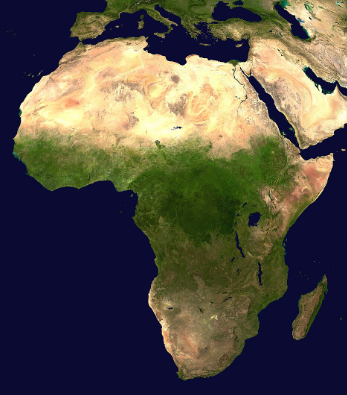
#> input picture veri/afrika.jpg, 347 x 395 px, found by its file name
$ python 03_convex_hull_disbukey_ortu.py
#> lines starting #> are read from the running program, lines starting #| are printed output that depends on the picture; after the words box and inside, x2 and y2 are one past the last pixel; in counts of white or black regions, pixels touching at a corner belong together
import cv2
import numpy as np


data_path = "C:\\Users\\muham\\Desktop\\goruntu_isleme\\kodlar\\veri\\afrika.jpg"
img = cv2.imread(data_path)
#> img is the input picture: shape (395, 347, 3); mean B, G, R 69.6, 78.6, 83.9


img = cv2.resize(img, (640, 480))
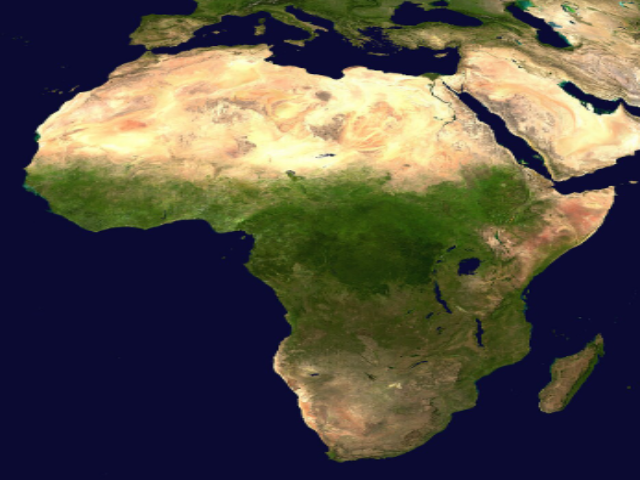
#> img: shape (480, 640, 3); mean B, G, R 69.5, 78.6, 83.8

# Kontur ve Hull işlemlerinin sağlıklı çalışması için görüntümü BGR uzayından Gri (Grayscale) tona çeviriyorum.
gray = cv2.cvtColor(img, cv2.COLOR_BGR2GRAY)
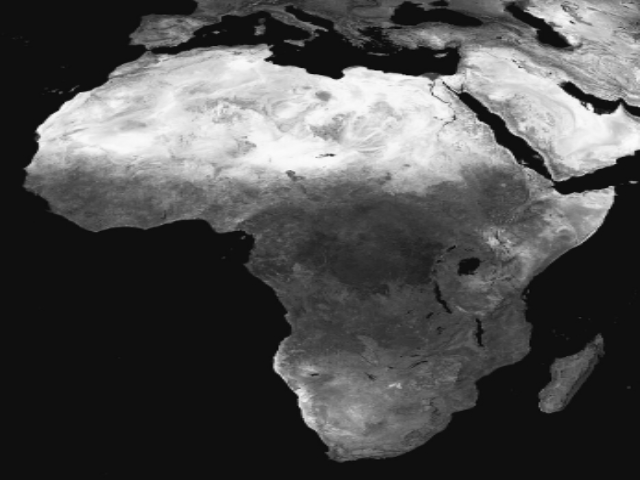
#> gray: shape (480, 640); min 8, max 251, mean 79.2

# Görüntüdeki parazitleri (noise) azaltmak ve daha pürüzsüz konturlar elde etmek için hafif bir yumuşatma (blur) uyguluyorum.
blur = cv2.blur(gray, (3, 3))

# Arka planı izole edip nesne sınırlarını netleştirmek için Binary Threshold (Eşikleme) işlemi gerçekleştiriyorum.
ret, thresh = cv2.threshold(blur, 40, 255, cv2.THRESH_BINARY)
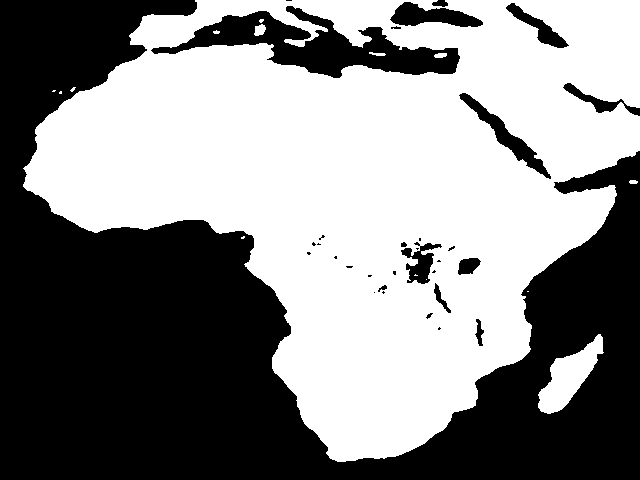
#> thresh: shape (480, 640); 53.5% white; 32 black regions (17 under 20 px)

# Eşiklenmiş siyah-beyaz matris üzerindeki tüm nesne sınırlarını (konturları) tespit ediyorum.
contours, hierarchy = cv2.findContours(thresh, cv2.RETR_TREE, cv2.CHAIN_APPROX_SIMPLE)
#> contours = 45 contours, 25 with area under 20; largest, box (x1, y1, x2, y2) and area: (23, 0, 640, 462) 174578, (150, 5, 461, 79) 9172, (538, 334, 604, 414) 2206, (458, 92, 552, 180) 1504, (389, 1, 484, 28) 1426

# Her bir kontur için hesaplayacağım dışbükey örtü (Convex Hull) noktalarını tutmak üzere boş bir liste oluşturuyorum.
hull = []

# Tespit ettiğim tüm konturları bir döngüye sokup, her biri için en dar dışbükey poligonu hesaplayarak listeme ekliyorum.
for i in range(len(contours)):
    hull.append(cv2.convexHull(contours[i], False))
#> this loop made 45 passes
#> after the loop, hull = 45 contours, 25 with area under 20; largest, box (x1, y1, x2, y2) and area: (23, 0, 640, 462) 201874, (150, 5, 461, 79) 14316, (538, 334, 604, 414) 2566, (458, 92, 552, 180) 1859, (389, 1, 484, 28) 1706

# Orijinal resim yerine sonuçları çok daha net görebilmek için, matrisimle aynı boyutlarda tamamen siyah, boş bir tuval (arka plan) oluşturuyorum.
bg = np.zeros((thresh.shape[0], thresh.shape[1], 3), np.uint8)

for i in range(len(contours)):
    # Tespit ettiğim orijinal nesne sınırlarını (konturları) tuvalime mavi renkte çizdiriyorum.
    cv2.drawContours(bg, contours, i, (255, 0, 0), 3, 8, hierarchy)

    # Hesapladığım Convex Hull (Dışbükey Örtü) poligonlarını ise aynı tuvale yeşil renkte çizdiriyorum.
    cv2.drawContours(bg, hull, i, (0, 255, 0), 1, 8)
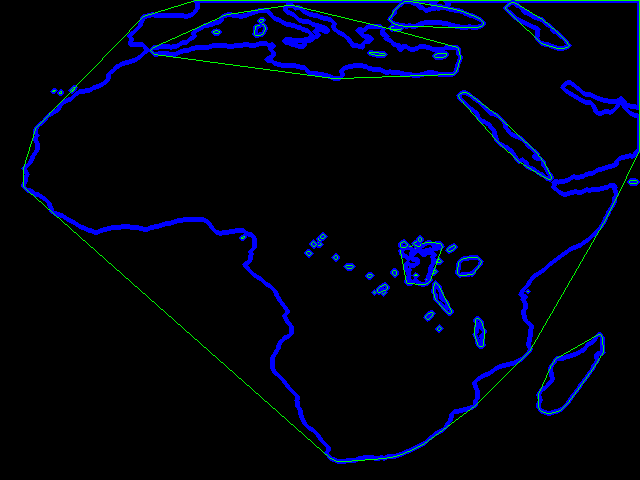
#> bg: shape (480, 640, 3); mean of channels 0, 1, 2 15.6, 3, 0; drawn as B, G, R

# Oluşturduğum bu sentetik tuvali ekranda gösteriyorum.
cv2.imshow("Convex Hull (Disbukey Ortu)", bg)


cv2.waitKey(0)
cv2.destroyAllWindows()

$ run again, with veri/istanbul.jpg copied over veri/afrika.jpg
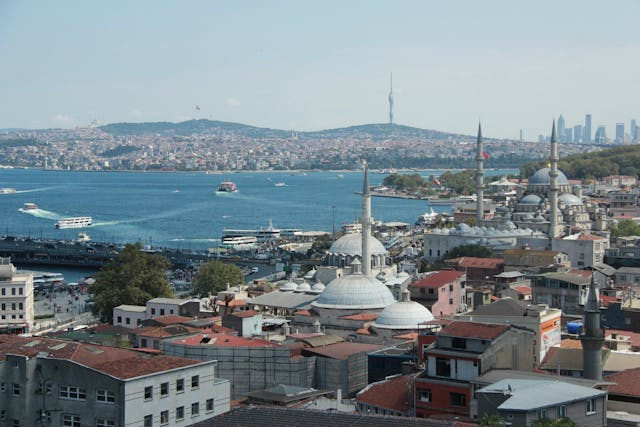
#> input picture veri/istanbul.jpg, 640 x 427 px, found by its file name
#> img is the input picture: shape (427, 640, 3); mean B, G, R 142.7, 136.7, 124.1
#> img: shape (480, 640, 3)
#> `ret, thresh = cv2.threshold(blur, 40, 255, cv2.THRESH_BINARY)`:
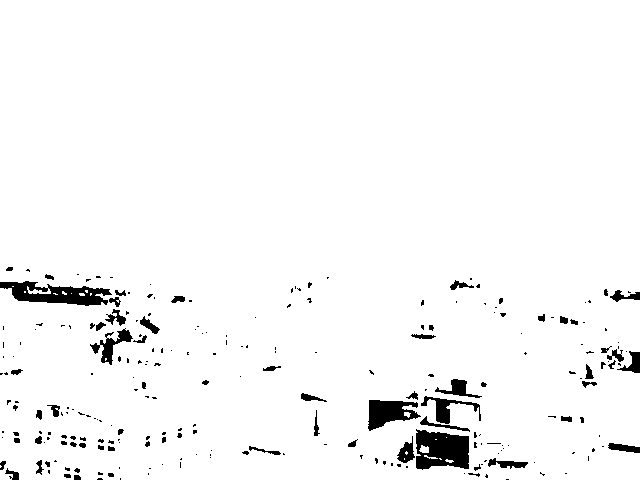
#> thresh: shape (480, 640); 96.6% white; 242 black regions (174 under 20 px)
#> contours = 264 contours, 173 with area under 20; largest, box (x1, y1, x2, y2) and area: (0, 0, 640, 480) 303463, (415, 428, 470, 471) 1876, (367, 399, 422, 432) 1090, (420, 395, 482, 425) 611, (99, 328, 134, 366) 481
#> after the loop `for i in range(len(contours)):`: hull = 264 contours, 166 with area under 20; largest, box (x1, y1, x2, y2) and area: (0, 0, 640, 480) 306081, (415, 428, 470, 471) 2052, (420, 395, 482, 425) 1300, (367, 399, 422, 432) 1294, (99, 328, 134, 366) 787
#> after the loop `for i in range(len(contours)):`:
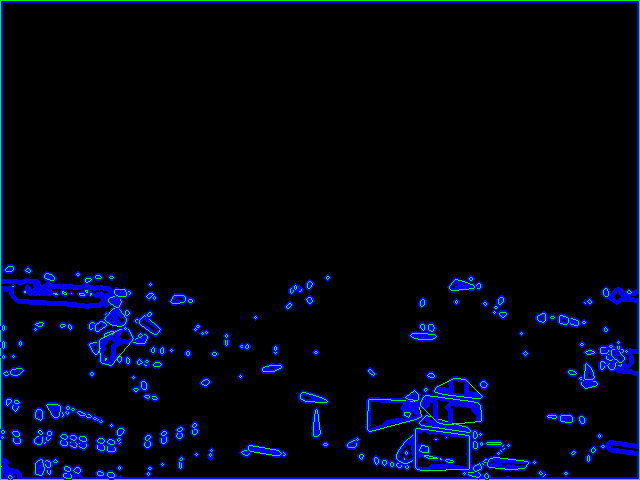
#> bg: shape (480, 640, 3); mean of channels 0, 1, 2 19.2, 5.2, 0; drawn as B, G, R

$ run again, with veri/sokak.jpg copied over veri/afrika.jpg
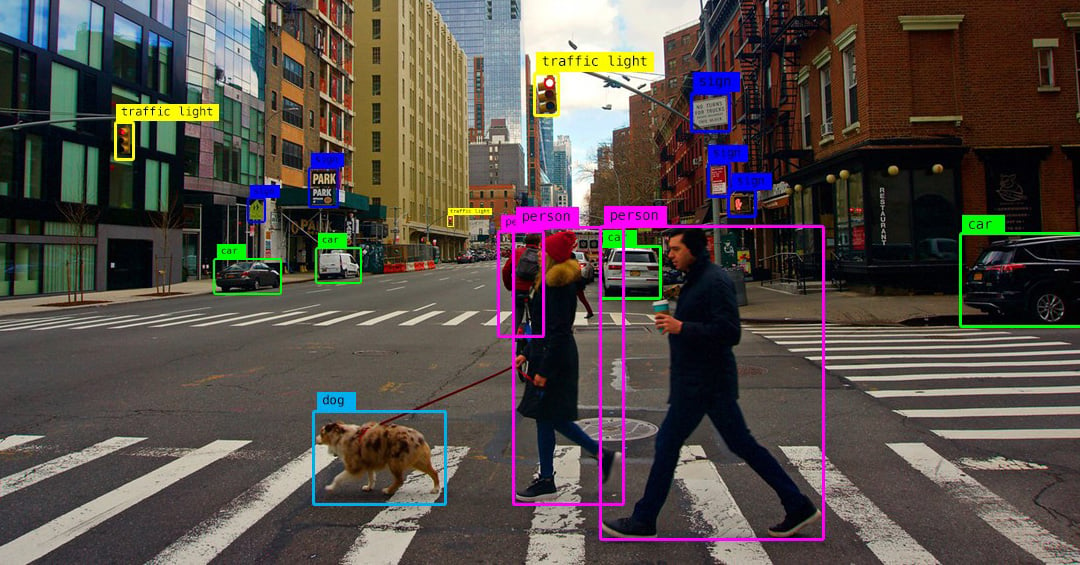
#> input picture veri/sokak.jpg, 1080 x 565 px, found by its file name
#> img is the input picture: shape (565, 1080, 3); mean B, G, R 72, 77.4, 85.7
#> img: shape (480, 640, 3)
#> `ret, thresh = cv2.threshold(blur, 40, 255, cv2.THRESH_BINARY)`:
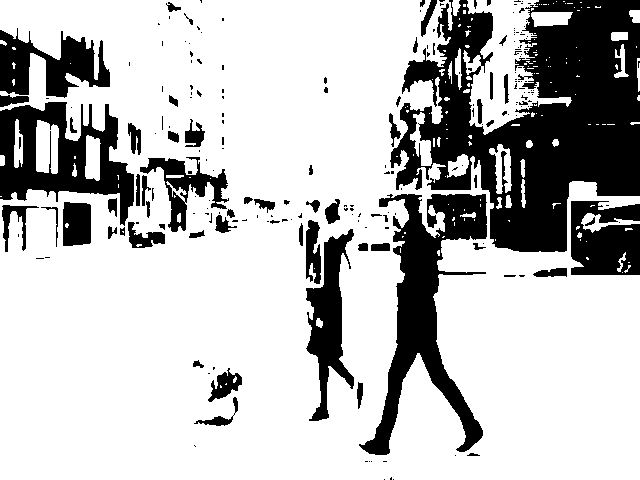
#> thresh: shape (480, 640); 74.6% white; 218 black regions (149 under 20 px)
#> contours = 377 contours, 274 with area under 20; largest, box (x1, y1, x2, y2) and area: (0, 0, 640, 480) 239930, (358, 193, 488, 456) 12194, (463, 0, 572, 135) 6138, (305, 228, 355, 422) 4400, (139, 156, 230, 233) 2544
#> after the loop `for i in range(len(contours)):`: hull = 377 contours, 270 with area under 20; largest, box (x1, y1, x2, y2) and area: (0, 0, 640, 480) 287368, (358, 193, 488, 456) 30345, (463, 0, 572, 135) 11108, (305, 228, 355, 422) 8026, (139, 156, 230, 233) 4971
#> after the loop `for i in range(len(contours)):`:
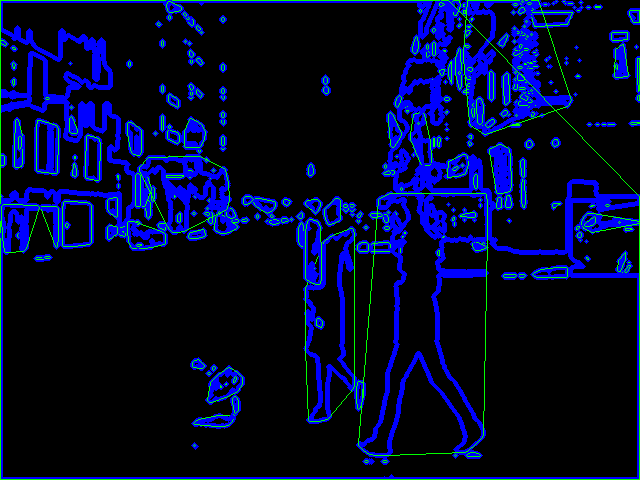
#> bg: shape (480, 640, 3); mean of channels 0, 1, 2 44, 8, 0; drawn as B, G, R

$ run again, with veri/yuvarlak_cisim1.jpg copied over veri/afrika.jpg
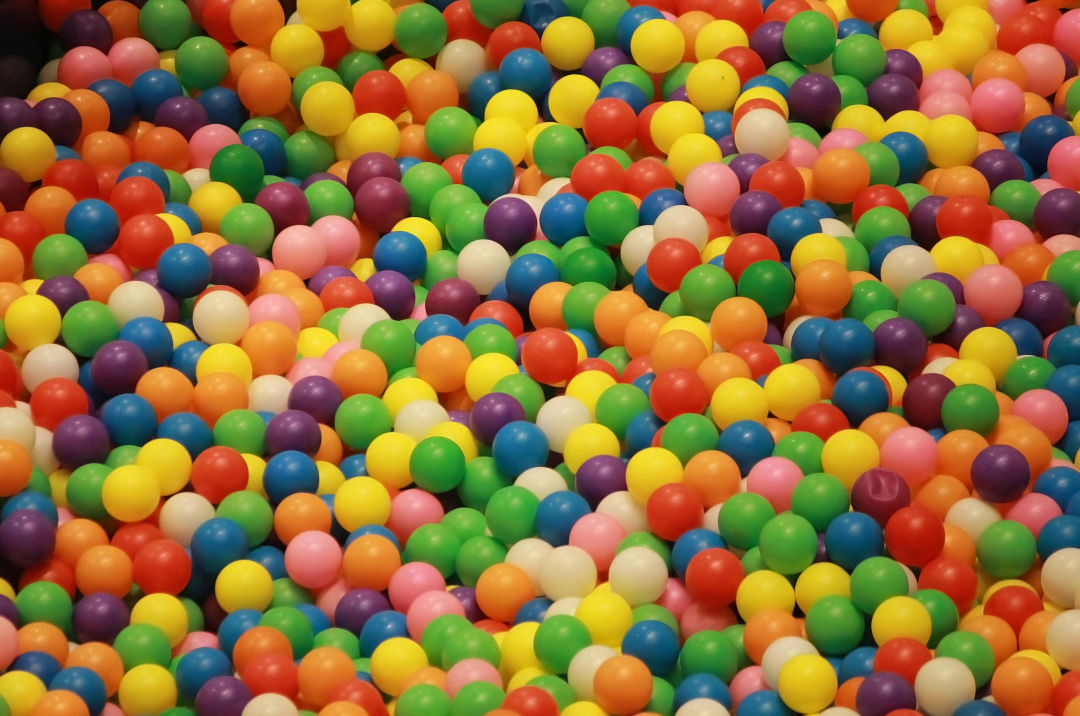
#> input picture veri/yuvarlak_cisim1.jpg, 4320 x 2864 px, found by its file name (shown at 1/4 size)
#> img is the input picture: shape (2864, 4320, 3); mean B, G, R 58.6, 112.1, 145.3
#> img: shape (480, 640, 3)
#> `ret, thresh = cv2.threshold(blur, 40, 255, cv2.THRESH_BINARY)`:
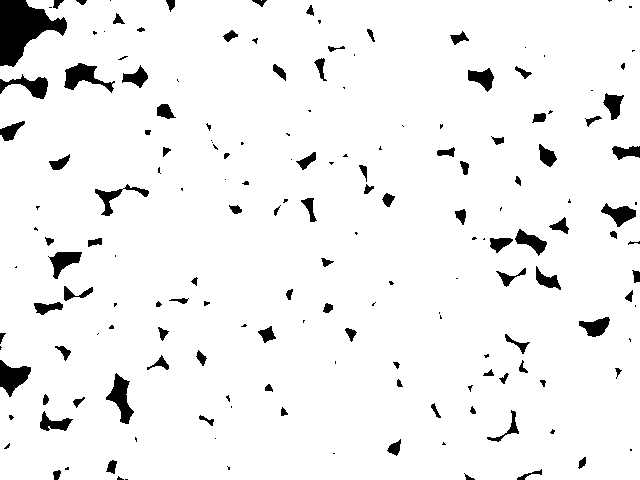
#> thresh: shape (480, 640); 94.8% white; 174 black regions (74 under 20 px)
#> contours = 170 contours, 73 with area under 20; largest, box (x1, y1, x2, y2) and area: (0, 0, 640, 480) 301190, (63, 62, 116, 94) 721, (105, 372, 135, 425) 690, (48, 251, 83, 280) 495, (600, 202, 637, 228) 453
#> after the loop `for i in range(len(contours)):`: hull = 170 contours, 71 with area under 20; largest, box (x1, y1, x2, y2) and area: (0, 0, 640, 480) 305223, (63, 62, 116, 94) 1206, (105, 372, 135, 425) 992, (48, 251, 83, 280) 624, (486, 409, 520, 443) 596
#> after the loop `for i in range(len(contours)):`:
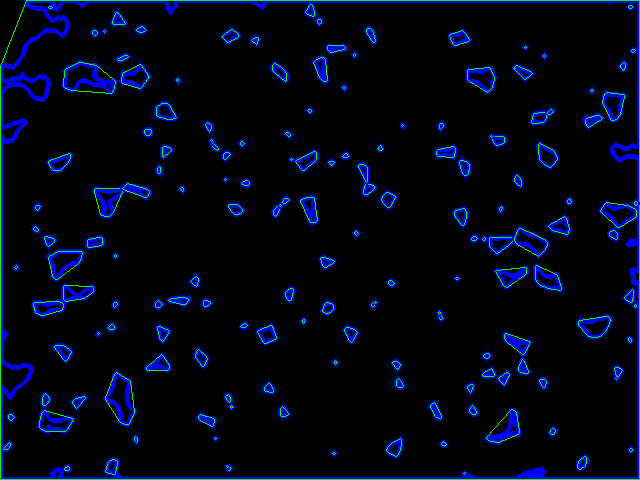
#> bg: shape (480, 640, 3); mean of channels 0, 1, 2 21.2, 5.6, 0; drawn as B, G, R
